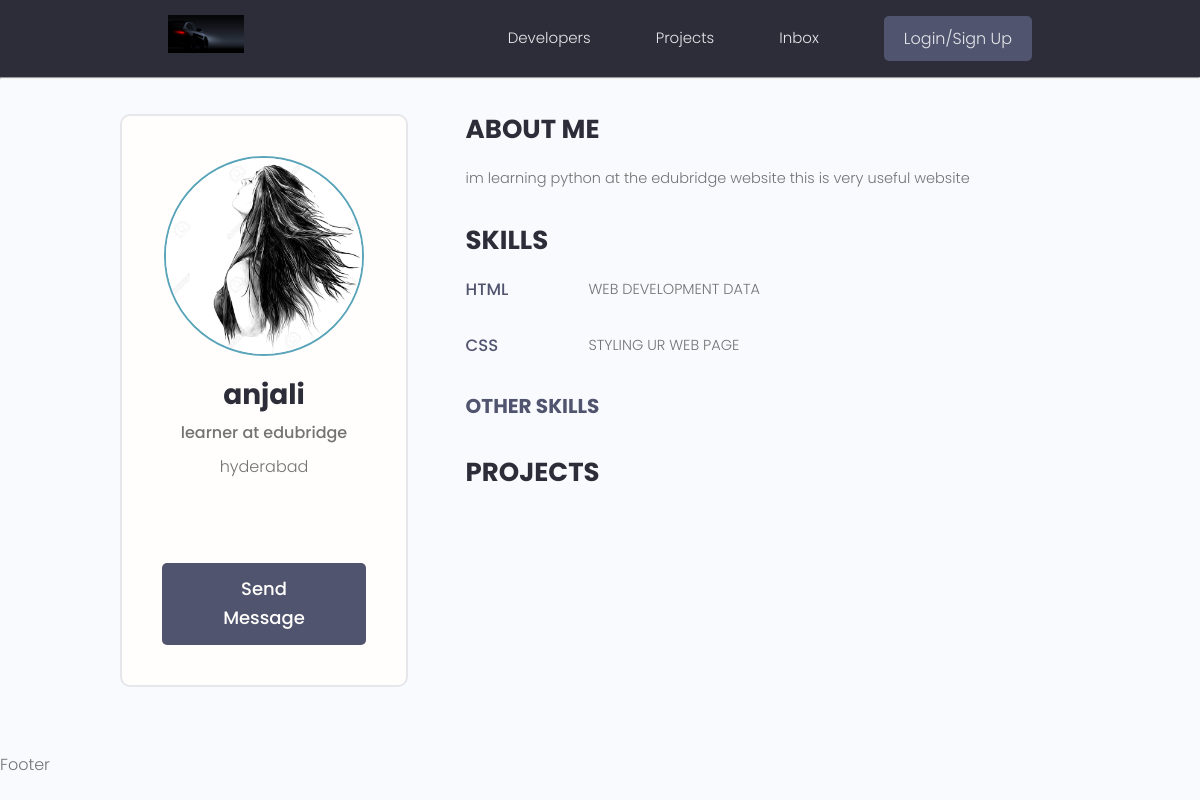
Page /profile/1/ on the committed database.
### users/models.py (models this page shows, shortened)
class Profile(models.Model):
    user = models.OneToOneField(User,on_delete=models.CASCADE,null=True,blank=True)
    name= models.CharField(max_length=200,null=True,blank=True)
    username = models.CharField(max_length=200,null=True,blank=True)
    location = models.CharField(max_length=200,null=True,blank=True)
    email = models.EmailField(blank=True,null=True)
    short_intro = models.CharField(max_length=200,null=True,blank=True)
    bio = models.TextField(null=True,blank=True)
    profile_image = models.ImageField(upload_to = 'profiles/',default='profiles/user-default.png' )
    social_github = models.CharField(max_length=200,null=True,blank=True)
    social_twitter = models.CharField(max_length=200,null=True,blank=True)
    social_youtube = models.CharField(max_length=200,null=True,blank=True)
    social_linkedin = models.CharField(max_length=200,null=True,blank=True)
    social_website = models.CharField(max_length=200,null=True,blank=True)

class Skill(models.Model):
    owner = models.ForeignKey(Profile,on_delete=models.CASCADE,null=True,blank=True)
    name = models.CharField(max_length=200,null=True,blank=True)
    description  = models.TextField(null=True,blank=True)
    created = models.DateTimeField(auto_now_add=True)

### users/views.py (the view)
# urls.py: path('',views.profiles,name='profile-all'),
def profile(request, pk):
    profile = Profile.objects.get(id=pk)
    top_skills = profile.skill_set.exclude(description__iexact="")
    other_skills = profile.skill_set.filter(description="")
    context = {'profile': profile,
               'topskills': top_skills,
               'otherskills': other_skills,
               }
    return render(request, 'users/single-profile.html', context)

### users/templates/users/single-profile.html (shortened to what this page needs)
{% extends 'main.html' %}
{% block content %}
  <main class="profile my-md">
    <div class="container">
      <div class="layout">
        <div class="column column--1of3">
          <div class="card text-center">
            <div class="card__body dev">
              <img class="avatar avatar--xl" src="{{profile.profile_image.url}}" />
              <h2 class="dev__name">{{profile.name}}</h2>
              <p class="dev__title">{{profile.short_intro}}</p>
              <p class="dev__location">{{profile.location}}</p>
              <ul class="dev__social">
              </ul>
              <a href="{% url 'users:create-message' profile.id %}" class="btn btn--sub btn--lg">Send Message </a>
            </div>
          </div>
        </div>
        <div class="column column--2of3">
          <div class="devInfo">
            <h3 class="devInfo__title">About Me</h3>
            <p class="devInfo__about">
              {{profile.bio}}
            </p>
          </div>
          <div class="devInfo">
            <h3 class="devInfo__title">Skills</h3>
            <div class="devInfo__skills">
              {% for skill in topskills %}
              <div class="devSkill">
                <h4 class="devSkill__title">{{skill.name}}</h4>
                <p class="devSkill__info">
                  {{skill.description}}
                </p>
              </div>
              {% endfor %}
              <h3 class="devInfo__subtitle">Other Skills</h3>
            </div>
          </div>
          <div class="devInfo">
            <h3 class="devInfo__title">Projects</h3>
          </div>
        </div>
      </div>
    </div>
  </main>
{% endblock  %}

### static/style/app.css (style rules this page uses)
:root { --color-sub: #2d2d39; }
.btn--sub { background-color: var(--color-sub-light); }
.card { border: 2px solid var(--color-light); }
img { width: 100%; }
.profile .card > .dev { padding: 4rem; }
.dev__name { color: var(--color-sub); font-size: 2.8rem; font-weight: 700; margin-top: 1rem; margin-bottom: 0.5rem; }
.dev__title { font-size: 1.6rem; font-weight: 500; line-height: 1.3; }
.dev__location { margin-top: 1rem; }
.dev__social { margin: 3rem 0; list-style: none; display: flex; justify-content: center; gap: 1.5rem; }
.devInfo { margin-bottom: 3rem; }
.devInfo__title, .devInfo__subtitle { font-size: 2.6rem; color: var(--color-sub); text-transform: uppercase; font-weight: 700; margin-bottom: 1.5rem; }
.devInfo__subtitle { font-size: 2rem; color: var(--color-sub-light); }
.devInfo__about, .devSkill__info { font-size: 1.45rem; line-height: 1.7; text-align: justify; }
.devSkill { margin-bottom: 3rem; }
.devSkill__title { font-size: 1.65rem; font-weight: 500; color: var(--color-sub-light); }
@media screen and (min-width: 700px) { .devSkill { display: flex; justify-content: space-between; gap: 3rem; } }
@media screen and (min-width: 700px) { .devSkill__info { flex-basis: 80%; } }

### static/uikit/styles/modules/_variables.css (style rules this page uses)
:root { --color-main: #5aa5b9; --color-main-light: #e6faff; --color-sub: #3f4156; --color-sub-light: #51546e; --color-sub-lighter: #ededfd; --color-text: #737373; --color-gray: #8b8b8b; --color-light: #e5e7eb; --color-light-gray: #767676; --color-bg: #f8fafd; --color-white: #fffefd; --color-white-light: #f3f3f3; --color-success: #359e64; --color-success-bg: #def8e8; --color-error: #fc4b0b; --color-error-bg: #fff2ee; --font-base: 'Poppins', arial, helvetica, 'Segoe UI', roboto, ubuntu, sans-serif; --font-monospace: 'Fira Code', 'Courier New', courier, monospace; --font-regular: 300; --font-medium: 500; --font-bold: 700; --generic-shadow: 1px 1px 5px #00000010; --generic-transition: all 0.3s ease-in-out; }

### static/uikit/styles/modules/_base.css (style rules this page uses)
* { margin: 0; padding: 0; box-sizing: border-box; text-rendering: optimizeLegibility; color: inherit; font-size: inherit; }
html { font-size: 50%; }
@media only screen and (min-width: 480px) { html { font-size: 56.25%; } }
@media only screen and (min-width: 1200px) { html { font-size: 62.5%; } }
body { line-height: 1.6; font-weight: 400; font-size: 1.5rem; color: var(--color-text); background-color: var(--color-bg); min-height: 100vh; }

### static/uikit/styles/modules/_typography.css (style rules this page uses)
* { font-family: var(--font-base); }
h2 { font-size: 3.6rem; font-weight: var(--font-bold); }
h3 { font-size: 3.2rem; font-weight: var(--font-medium); }
h4 { font-size: 2.8rem; font-weight: var(--font-medium); }
p, span, strong { font-size: 1.6rem; color: var(--color-text); font-weight: var(--font-regular); }
a { padding-bottom: 2px; text-decoration: none; display: inline-block; color: var(--color-main); font-weight: var(--font-medium); }

### static/uikit/styles/modules/_utilities.css (style rules this page uses)
.container { width: 92%; max-width: 165rem; margin: 0 auto; box-sizing: border-box; }
@media screen and (min-width: 1000px) { .container { width: 90%; } }
@media screen and (min-width: 1200px) { .container { width: 80%; } }
.text-center { text-align: center; }
.my-md { margin: 3rem auto; }

### static/uikit/styles/modules/_avatar.css (style rules this page uses)
.avatar { border-radius: 50%; border: 2px solid var(--color-main); object-fit: cover; }
.avatar--xl { height: 20rem; width: 20rem; }

### static/uikit/styles/modules/_button.css (style rules this page uses)
.btn { display: inline-block; position: relative; cursor: pointer; background-color: var(--color-light); font-weight: var(--font-medium); color: var(--color-sub); text-decoration: none; padding: 1rem 2rem; border-radius: 0.5rem; border: none; width: -webkit-fit-content; width: -moz-fit-content; width: fit-content; height: -webkit-fit-content; height: -moz-fit-content; height: fit-content; font-size: 1.6rem; outline-width: 0; outline-color: transparent; -webkit-backface-visibility: hidden; backface-visibility: hidden; transition: all 0.3s ease-in-out; }
.btn--sub { background-color: var(--color-sub); color: var(--color-white); }
.btn--lg { font-size: 1.8rem; padding: 1.2rem 4.5rem; }

### static/uikit/styles/modules/_card.css (style rules this page uses)
.card { border-radius: 1rem; background-color: var(--color-white); border: 1.5px solid var(--color-light); width: auto; height: auto; margin-top: 0.5rem; margin-bottom: 0.5rem; overflow: hidden; }
.card__body, .card__header { padding: 2rem 2.5rem; }

### static/uikit/styles/modules/_layout.css (style rules this page uses)
.layout { display: flex; flex-flow: row wrap; justify-content: space-between; }
.layout > .column { margin-bottom: 3rem; }
.layout > .column.column--1of3 { flex-basis: 30%; }
.layout > .column.column--2of3 { flex-basis: 64%; }

### rows in the picture
Profile: profile_image (picture), name "anjali", short_intro "learner at edubridge", location "hyderabad", bio "im learning python at the edubridge website this is very useful website"
Skill: name "HTML", description "WEB DEVELOPMENT DATA"
Skill: name "CSS", description "STYLING UR WEB PAGE"
